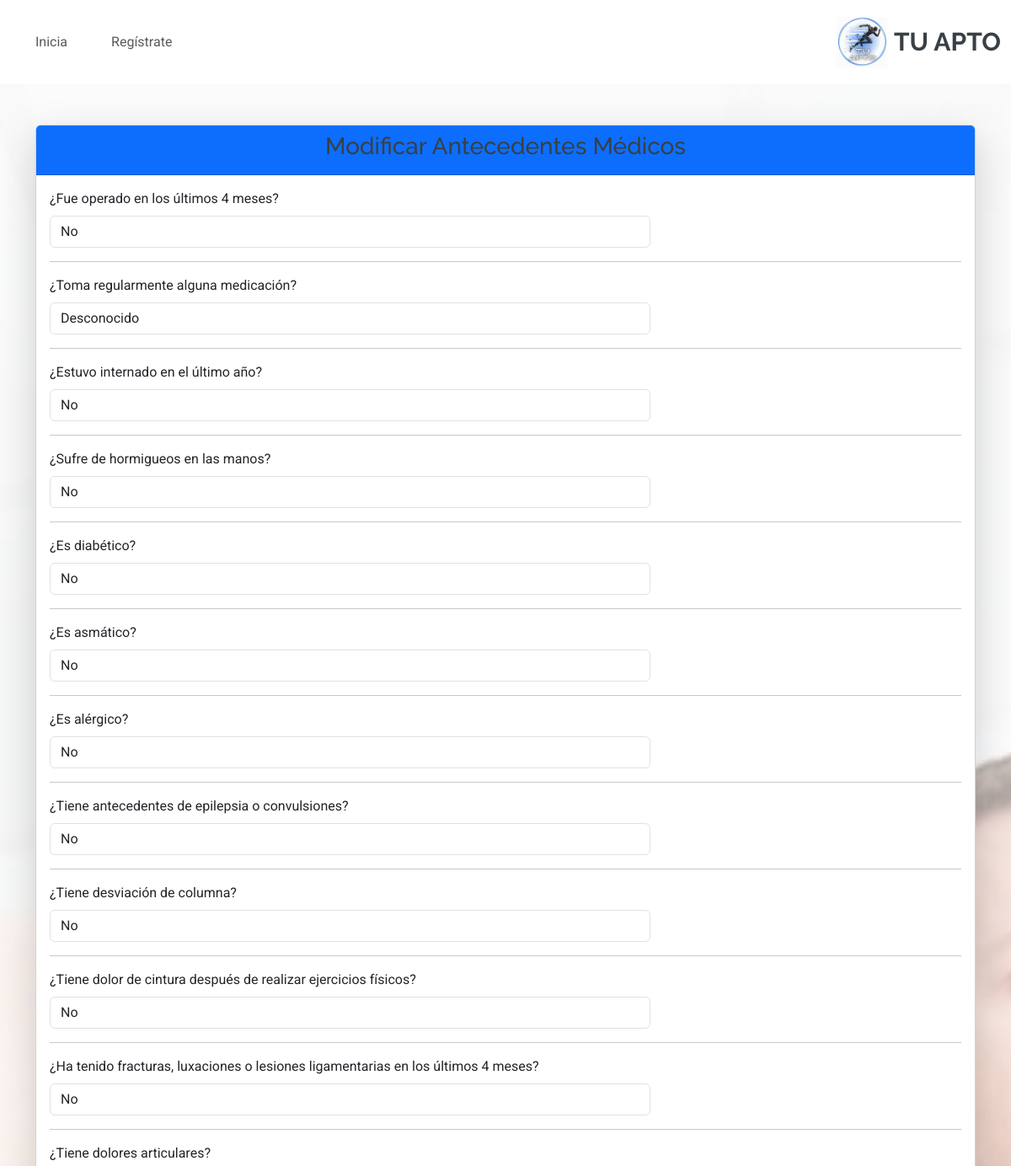
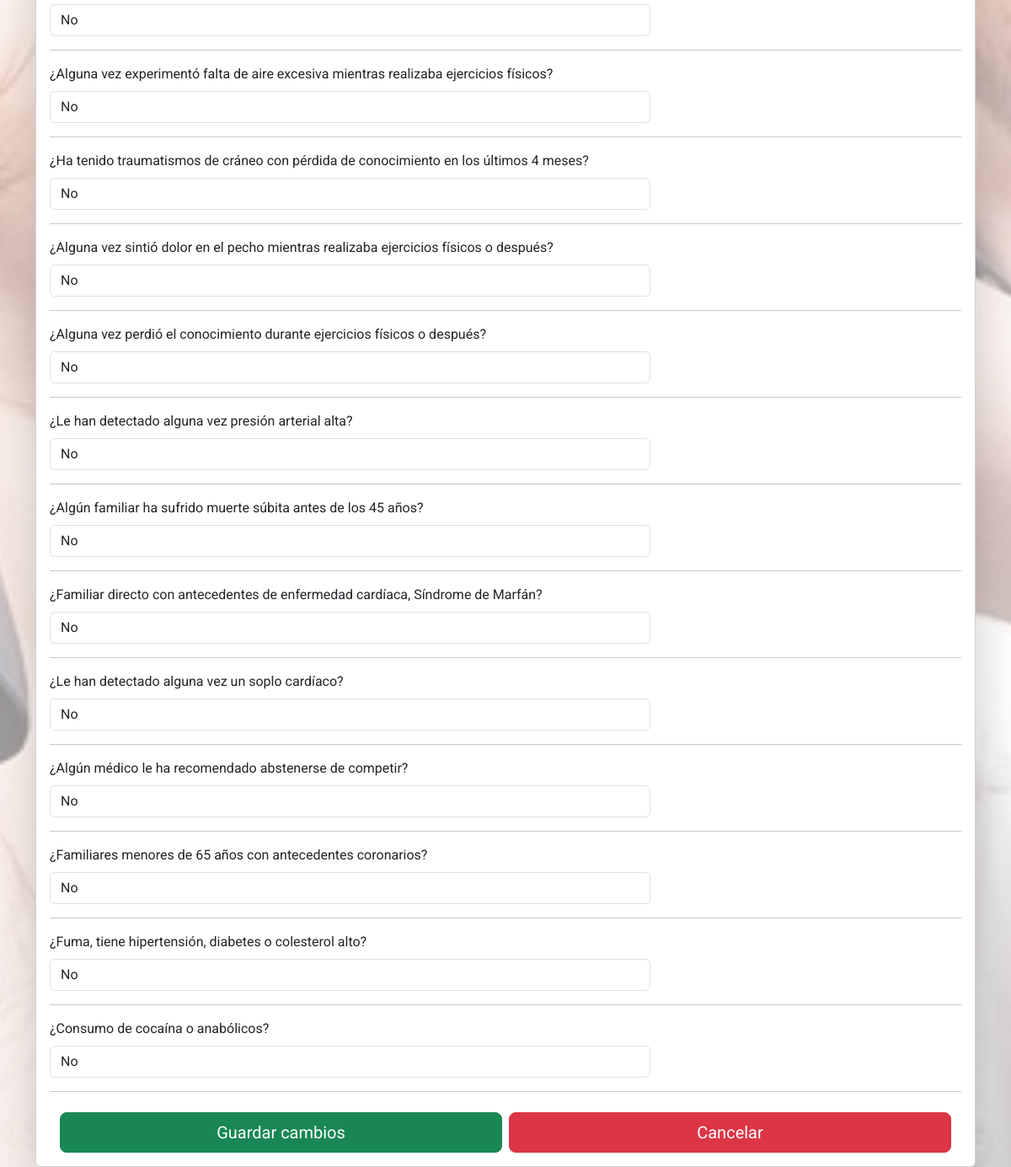
Page /registro-medico/modificar_antecedente/9/ on the committed database (2 pictures, top to bottom).
### RegistroMedico/models.py (models this page shows)
class AntecedenteEnfermedades(models.Model):
    idantecedente_enfermedades = models.AutoField(primary_key=True)
    fue_operado = models.BooleanField(null=True, blank=True, default=None)
    toma_medicacion = models.BooleanField(null=True, blank=True, default=None)
    estuvo_internado = models.BooleanField(null=True, blank=True, default=None)
    sufre_hormigueos = models.BooleanField(null=True, blank=True, default=None)
    es_diabetico = models.BooleanField(null=True, blank=True, default=None)
    es_amatico = models.BooleanField(null=True, blank=True, default=None)  # 'asmático' corregido como 'es_amatico'
    es_alergico = models.BooleanField(null=True, blank=True, default=None)
    alerg_observ = models.CharField(max_length=100, null=True, blank=True, default=None)
    antecedente_epilepsia = models.BooleanField(null=True, blank=True, default=None)
    desviacion_columna = models.BooleanField(null=True, blank=True, default=None)
    dolor_cintira = models.BooleanField(null=True, blank=True, default=None)
    fracturas = models.BooleanField(null=True, blank=True, default=None)
    dolores_articulares = models.BooleanField(null=True, blank=True, default=None)
    falta_aire = models.BooleanField(null=True, blank=True, default=None)
    tramatismos_craneo = models.BooleanField(null=True, blank=True, default=None)
    dolor_pecho = models.BooleanField(null=True, blank=True, default=None)
    perdida_conocimiento = models.BooleanField(null=True, blank=True, default=None)
    presion_arterial = models.BooleanField(null=True, blank=True, default=None)
    muerte_subita_familiar = models.BooleanField(null=True, blank=True, default=None)
    enfermedad_cardiaca_familiar = models.BooleanField(null=True, blank=True, default=None)
    soplo_cardiaco = models.BooleanField(null=True, blank=True, default=None)
    abstenerce_competencia = models.BooleanField(null=True, blank=True, default=None)
    antecedentes_coronarios_familiares = models.BooleanField(null=True, blank=True, default=None)
    fumar_hipertension_diabetes = models.BooleanField(null=True, blank=True, default=None)
    fhd_observacion = models.CharField(max_length=100, null=True, blank=True, default=None)
    consumo_cocaina_anabolicos = models.BooleanField(null=True, blank=True, default=None)
    cca_observaciones = models.CharField(max_length=100, null=True, blank=True, default=None)
    idfichaMedica = models.OneToOneField('RegistroMedico', on_delete=models.CASCADE, unique=True)
    class Meta:
        db_table = 'antecedente_enfermedades'

### RegistroMedico/views.py (the view, shortened to what this page needs)
# urls.py: path('modificar_antecedente/<int:antecedente_id>/', ModificarAntecedenteView.as_view(), name='modificar_antecedente'),
class ModificarAntecedenteView(UpdateView):
    model = AntecedenteEnfermedades
    template_name = 'registro_medico/modificar_antecedentes.html'
    form_class = AntecedenteEnfermedadesForm  # Asegúrate de tener el formulario correspondiente
    def get_object(self, queryset=None):
        antecedente_id = self.kwargs.get('antecedente_id')
        return get_object_or_404(AntecedenteEnfermedades, pk=antecedente_id)

### RegistroMedico/templatetags/custom_filters.py (called while the page is built)
@register.filter(name='add_class')
def add_class(field, css_class):
    return field.as_widget(attrs={"class": css_class})

### RegistroMedico/templates/registro_medico/modificar_antecedentes.html (shortened to what this page needs)
{% extends 'core/base.html' %}
{% load static %}
{% load custom_filters %}
{% block content %}
<main class="px-3" style="position: relative; min-height: 100vh; width: 100%; margin: 0; padding: 0;">
    <div style="position: relative; z-index: 1; ">
        <div class="container mt-5">
            <div class="card shadow-lg">
                <div class="card-header bg-primary text-white text-center">
                    <h3>Modificar Antecedentes Médicos</h3>
                </div>
                <div class="card-body">
                    <form method="POST" class="needs-validation" novalidate>
                        {% for field in form %}
                        <div class="row mb-3">
                            <div class="col-md-8 col-12">
                                <label for="{{ field.id_for_label }}" class="form-label">{{ field.label }}</label>
                                {{ field|add_class:"form-control" }}
                            </div>
                        </div>
                        <hr>
                        {% endfor %}
                        <div class="container mt-4">
                            <div class="row text-center gx-2">
                                <div class="col">
                                    <button type="submit" class="btn btn-success btn-lg w-100">Guardar cambios</button>
                                </div>
                                <div class="col">
                                    <button href=""  class="btn btn-danger btn-lg w-100">Cancelar</button>
                                </div>
                            </div>
                        </div>
                    </form>
                </div>
            </div>
        </div>
    </div>
</main>
{% endblock %}

### core/static/core/css/main.css (style rules this page uses)
:root { --default-font: "Roboto", system-ui, -apple-system, "Segoe UI", Roboto, "Helvetica Neue", Arial, "Noto Sans", "Liberation Sans", sans-serif, "Apple Color Emoji", "Segoe UI Emoji", "Segoe UI Symbol", "Noto Color Emoji"; --heading-font: "Raleway", sans-serif; --nav-font: "Poppins", sans-serif; }
:root { --background-color: #ffffff; --default-color: #444444; --heading-color: #384046; --accent-color: #3498db; --surface-color: #ffffff; --contrast-color: #ffffff; }
:root { --nav-color: #444444; --nav-hover-color: #3498db; --nav-mobile-background-color: #ffffff; --nav-dropdown-background-color: #ffffff; --nav-dropdown-color: #444444; --nav-dropdown-hover-color: #3498db; }
:root { scroll-behavior: smooth; }
body { color: var(--default-color); background-color: var(--background-color); font-family: var(--default-font); }
h1, h2, h3, h4, h5, h6 { color: var(--heading-color); font-family: var(--heading-font); }

### rows in the picture
AntecedenteEnfermedades: form "No" "Desconocido" "No" "No" "No" "No" "No" "No" "No" "No" "No" "No" "No" "No" "No" "No" "No" "No" "No" "No" "No" "No" "No" "No"

### other values in the picture
{{ field.label }} "¿Fue operado en los últimos 4 meses?" "¿Toma regularmente alguna medicación?" "¿Estuvo internado en el último año?" "¿Sufre de hormigueos en las manos?" "¿Es diabético?" "¿Es asmático?" "¿Es alérgico?" "¿Tiene antecedentes de epilepsia o convulsiones?" "¿Tiene desviación de columna?" "¿Tiene dolor de cintura después de realizar ejercicios físicos?" "¿Ha tenido fracturas, luxaciones o lesiones ligamentarias en los últimos 4 meses?" "¿Tiene dolores articulares?" "¿Alguna vez experimentó falta de aire excesiva mientras realizaba ejercicios físicos?" "¿Ha tenido traumatismos de cráneo con pérdida de conocimiento en los últimos 4 meses?" "¿Alguna vez sintió dolor en el pecho mientras realizaba ejercicios físicos o después?" "¿Alguna vez perdió el conocimiento durante ejercicios físicos o después?" "¿Le han detectado alguna vez presión arterial alta?" "¿Algún familiar ha sufrido muerte súbita antes de los 45 años?" "¿Familiar directo con antecedentes de enfermedad cardíaca, Síndrome de Marfán?" "¿Le han detectado alguna vez un soplo cardíaco?" "¿Algún médico le ha recomendado abstenerse de competir?" "¿Familiares menores de 65 años con antecedentes coronarios?" "¿Fuma, tiene hipertensión, diabetes o colesterol alto?" "¿Consumo de cocaína o anabólicos?"
